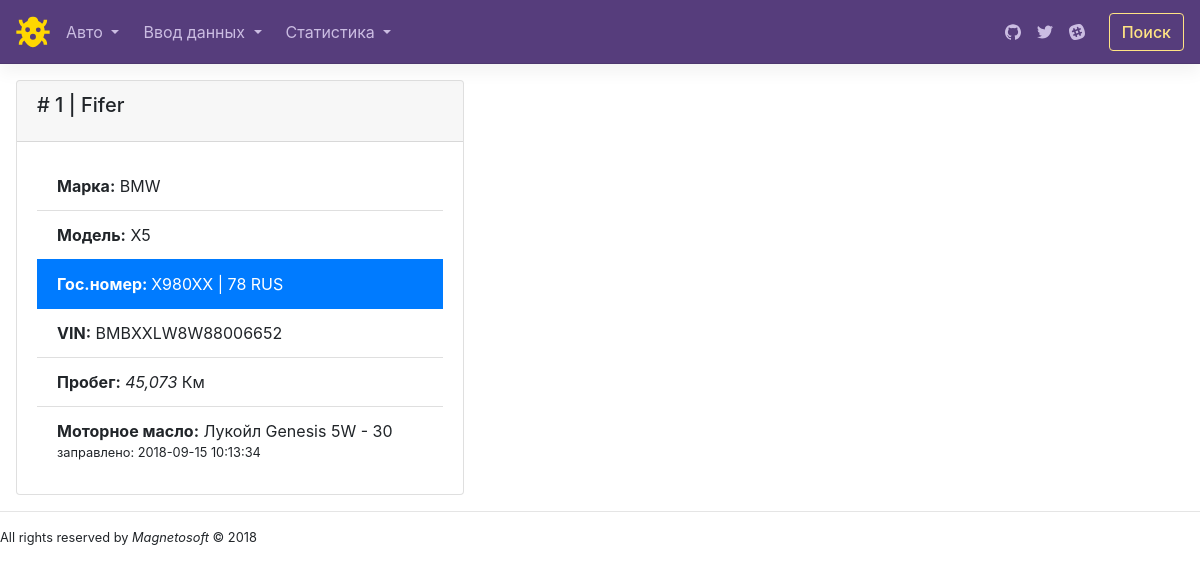
/main.php?command=show&id=1, run on the app's committed database.
### tables this page shows
CREATE TABLE `cars` (
  `id` int(11) NOT NULL,
  `vin` varchar(17) NOT NULL,
  `nick` varchar(8) NOT NULL,
  `plate` varchar(9) NOT NULL,
  `region` int(3) NOT NULL,
  `model_id` int(11) NOT NULL,
  `bookedOn` timestamp NOT NULL DEFAULT CURRENT_TIMESTAMP,
  `isValid` tinyint(1) NOT NULL
);

CREATE TABLE `brands` (
  `id` int(11) NOT NULL,
  `name` varchar(24) NOT NULL
);

CREATE TABLE `models` (
  `id` int(11) NOT NULL,
  `brand_id` int(11) NOT NULL,
  `name` varchar(24) NOT NULL
);

CREATE TABLE `vendors` (
  `id` int(11) NOT NULL,
  `name` varchar(24) NOT NULL,
  `name_en` varchar(24) NOT NULL
);

CREATE TABLE `material_items` (
  `id` int(11) NOT NULL,
  `name` varchar(16) NOT NULL,
  `class_id` int(11) NOT NULL,
  `manuf_by_id` int(11) NOT NULL,
  `snum` varchar(24) NOT NULL,
  `price` int(11) NOT NULL,
  `currency_id` int(11) NOT NULL,
  `qty` int(11) NOT NULL,
  `mu_id` int(11) NOT NULL
);

CREATE TABLE `oil_visc` (
  `id` int(11) NOT NULL,
  `value` tinyint(4) NOT NULL,
  `season` tinyint(1) NOT NULL COMMENT '0 - winter 1 - summer',
  `temperature` tinyint(4) DEFAULT NULL COMMENT 'For winter grades'
);

CREATE TABLE `put_on` (
  `id` int(11) NOT NULL,
  `car_id` int(11) NOT NULL,
  `item_id` int(11) NOT NULL,
  `svs_id` int(11) NOT NULL COMMENT 'Reference to relevant service',
  `bookedOn` timestamp NOT NULL DEFAULT CURRENT_TIMESTAMP,
  `isValid` tinyint(1) NOT NULL DEFAULT '1'
);

### auto_funcs.php (the view, shortened to what this page needs)
<?php
function show_car($db_server,$id)
{
		$content="";
			$check_in_mysql='SELECT cars.id,cars.vin,cars.nick,cars.plate,cars.region,
								brands.name,models.name
							FROM cars
							LEFT JOIN models ON cars.model_id=models.id
							LEFT JOIN brands ON models.brand_id=brands.id
							WHERE cars.id="'.$id.'"';
					$answsqlcheck=mysqli_query($db_server,$check_in_mysql);
			$row = mysqli_fetch_row( $answsqlcheck );
				$vin=strtoupper($row[1]);
				$nick=$row[2];
				$plate=strtoupper($row[3]);
				$reg=$row[4];
				$brand=$row[5];
				$model=$row[6];
		$check_mileage='SELECT MAX(qty),mu.name
							FROM road_meter
							LEFT JOIN mu ON road_meter.mu_id=mu.id
							WHERE road_meter.car_id="'.$id.'"';
		$answsql_mileage=mysqli_query($db_server,$check_mileage);
		$row1 = mysqli_fetch_row( $answsql_mileage );
		$distance=number_format($row1[0]);
		$check_eo='SELECT put_on.bookedOn,material_items.name,oil_visc.value,oil_visc.season,vendors.name
							FROM put_on
							LEFT JOIN material_items ON put_on.item_id=material_items.id
							LEFT JOIN vendors ON material_items.manuf_by_id=vendors.id
							LEFT JOIN material_class ON material_items.class_id=material_class.id
							LEFT JOIN oil_attributes ON material_items.id=oil_attributes.item_id
							LEFT JOIN oil_visc ON oil_attributes.visc_winter_id=oil_visc.id OR oil_attributes.visc_summer_id=oil_visc.id
							WHERE put_on.car_id="'.$id.'" AND material_class.id=1';
		$answsql_eo=mysqli_query($db_server,$check_eo);
		$row2 = mysqli_fetch_row( $answsql_eo );
		$oil_fill_date=$row2[0];
		$oil_name=$row2[1];
		$vendor=$row2[4];
		$oil_winter_visc='';
		$oil_summer_visc='';
		if($row2[3]) $oil_summer_visc=$row2[2];
		else $oil_winter_visc=$row2[2];
		$row2 = mysqli_fetch_row( $answsql_eo );
		if($row2[3]) $oil_summer_visc=$row2[2];
		else $oil_winter_visc=$row2[2];
		$mu=$row1[1];
		$content.= '<div class="row">
						<div class="col-sm-6">';
		$content.= '<div class="card mt-3 ml-3"  style="max-width: 28rem;">
						<div class="card-header"><h5 class="card-title"> # '.$id.' | '.$nick.'</h5></div>';
		$content.= '<div class="card-body">';
			$content.= '<ul class="list-group list-group-flush">';
				$content.= '<li class="list-group-item"><b>Марка:</b> '.$brand.'</li>';
				$content.= '<li class="list-group-item"><b>Модель:</b> '.$model.'</li>';
				$content.= '<li class="list-group-item active"><b>Гос.номер:  </b> '.$plate.' | '.$reg.' RUS</li>';
				$content.= '<li class="list-group-item"><b>VIN:</b> '.$vin.'</li>';
				$content.= '<li class="list-group-item"><b>Пробег:</b> <i>'.$distance.'</i> '.$mu.'</li>';
				$content.= '<li class="list-group-item"><b>Моторное масло:</b> '.$vendor.' '.$oil_name.' '.$oil_winter_visc.'W - '.$oil_summer_visc.'<br/><small> заправлено: '.$oil_fill_date.'</small></li>';
			$content.= '</ul>';
		$content.= '</div>';
		$content.= '</div>';
		$content.= '</div>';
		$content.= '</div>';
	return;
}
?>

### css/style.css (style rules this page uses)
body { background-color: lightblue; }

### data on the page
cars: nick "Fifer", brands.name "BMW", model.name "X5", plate "X980XX", region "78", vin "BMBXXLW8W88006652"
vendors: name "Лукойл"
material_items: name "Genesis"
oil_visc: value "5"
oil_visc: value "30"
put_on: bookedOn "2018-09-15 10:13:34"

### other printed values
$id "1"
$distance "45,073"
$mu "Км"
